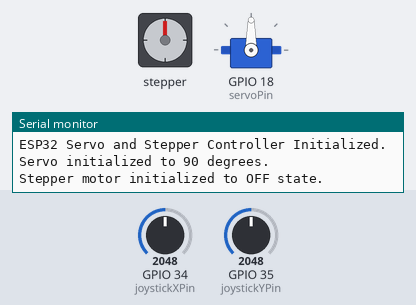
Bench run of a sketch on a simulated ESP32. Parts: stepper motor, servo, the last lines printed to the serial monitor. Wiring (inferred from the names in the program): stepper motor (2048 steps per turn assumed): coils GPIO 19, GPIO 21, GPIO 22, GPIO 23. Inputs (shaded band) come from the test bench; at power-on: GPIO 34 (joystickXPin) = 2048, GPIO 35 (joystickYPin) = 2048.

Above: at 1.2 s.
1.3 s: GPIO 34 (joystickXPin) set to 3486
2.8 s: GPIO 34 (joystickXPin) set to 3577
At 5.11 s:
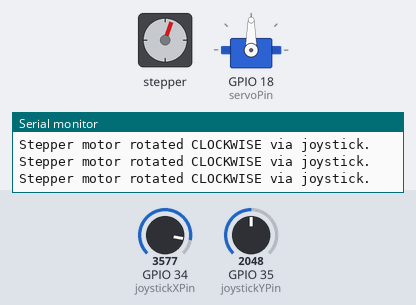
5.8 s: GPIO 35 (joystickYPin) set to 3491
At 7.61 s:
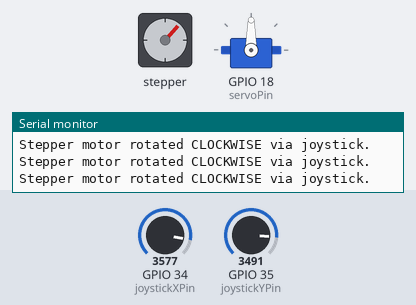
8.8 s: GPIO 35 (joystickYPin) set to 3609
At 10.91 s:
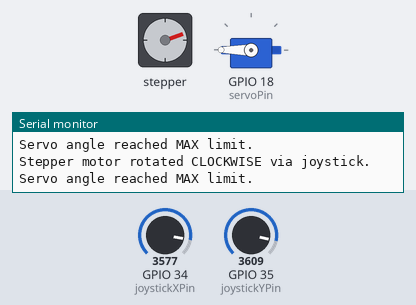
11.8 s: GPIO 34 (joystickXPin) set to 491
14.8 s: GPIO 35 (joystickYPin) set to 592
17.8 s: GPIO 35 (joystickYPin) set to 502
At 18.46 s:
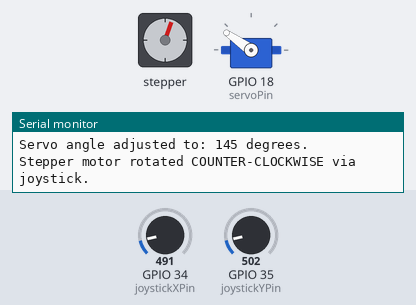
Timing chart, 0 to 24.7 s (numbered marks = the images above; inputs shaded):
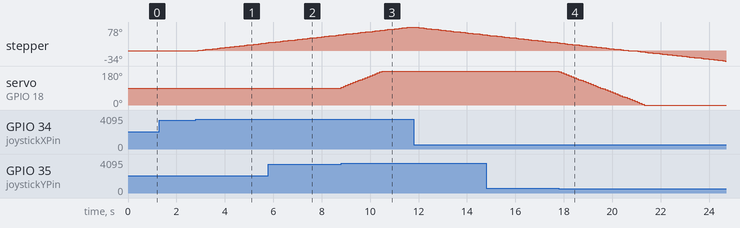

Measured:
- the behaviour switches between 3547 and 3548 on GPIO 34 (joystickXPin) (found by bisection; images 0 and 1)
- the behaviour switches between 3547 and 3548 on GPIO 35 (joystickYPin) (found by bisection; images 2 and 3)
- the behaviour switches between 547 and 546 on GPIO 35 (joystickYPin) (found by bisection; images 3 and 4)
- after the input at 1.3 s, every drawn part: stays the same
- after the input at 2.8 s, stepper: keeps turning clockwise at about 9°/s, starting after 0.11 s
- after the input at 8.8 s, servo on GPIO 18 (servoPin): moves from 90° to 180° over 1.7 s, starting at once
- after the input at 17.8 s, servo on GPIO 18 (servoPin): moves from 180° to 0° over 3.5 s, starting at once

The sketch:

servoControl.ino
```cpp
#include <Arduino.h>
#include <ESP32Servo.h> // ESP32 compatible Servo library

// -------------------- Configuration Parameters --------------------

// -------------------- Servo Configuration --------------------
const int servoPin = 18;               // GPIO pin connected to the servo signal pin
Servo myServo;
int servoCurrentAngle = 90;            // Current servo angle (initially set to 90 degrees)
const int servoMin = 0;                 // Minimum servo angle
const int servoMax = 180;               // Maximum servo angle

// -------------------- Stepper Configuration --------------------
const int stepperPin1 = 19;            // IN1 on ULN2003
const int stepperPin2 = 21;            // IN2 on ULN2003
const int stepperPin3 = 22;            // IN3 on ULN2003
const int stepperPin4 = 23;            // IN4 on ULN2003

const int stepsPerRevolution = 2048;    // Total steps per full revolution for 28BYJ-48

// Define the step sequence for ULN2003 (4-wire, unipolar stepper motor)
const int stepSequence[4][4] = {
  {HIGH, LOW, LOW, LOW},   // Step 1
  {LOW, HIGH, LOW, LOW},   // Step 2
  {LOW, LOW, HIGH, LOW},   // Step 3
  {LOW, LOW, LOW, HIGH}    // Step 4
};

int currentStep = 0;
const int stepDelay = 5;               // Delay between steps in milliseconds

// -------------------- Joystick Configuration --------------------
const int joystickXPin = 34;           // GPIO34 (ADC1_CH6) - Joystick X-axis
const int joystickYPin = 35;           // GPIO35 (ADC1_CH7) - Joystick Y-axis

const int joystickDeadzone = 1500;      // Deadzone threshold
const int adcMax = 4095;               // Maximum ADC value for ESP32 (12-bit ADC)
const int adcMid = adcMax / 2;         // Middle value

// Timing for stepper motor control via joystick
unsigned long lastStepperStepTime = 0;
const unsigned long stepperInterval = 100; // Interval between stepper steps in milliseconds

// Timing for servo control via joystick
const int servoAdjustmentDelay = 100;  // Minimum delay between servo adjustments in milliseconds
unsigned long lastServoAdjustTime = 0;

// -------------------- Setup Function --------------------
void setup() {
  // Initialize Serial Communication
  Serial.begin(115200);
  while (!Serial) {
    ; // Wait for serial port to connect (only needed for native USB)
  }
  Serial.println("ESP32 Servo and Stepper Controller Initialized.");

  // Initialize Servo
  myServo.attach(servoPin, 500, 2400);  // Attach servo with specified min and max pulse widths
  myServo.write(servoCurrentAngle);      // Set initial servo position
  Serial.print("Servo initialized to ");
  Serial.print(servoCurrentAngle);
  Serial.println(" degrees.");

  // Initialize Stepper Pins
  pinMode(stepperPin1, OUTPUT);
  pinMode(stepperPin2, OUTPUT);
  pinMode(stepperPin3, OUTPUT);
  pinMode(stepperPin4, OUTPUT);

  // Initialize stepper to off (all LOW)
  stepperOff();
  Serial.println("Stepper motor initialized to OFF state.");
}

// -------------------- Main Loop --------------------
void loop() {
  handleSerialCommands();
  handleJoystickInputs();
}

// -------------------- Function Definitions --------------------

// Function to handle serial commands 'a' and 'b' for servo control
void handleSerialCommands() {
  while (Serial.available() > 0) {
    char command = Serial.read();
    command = tolower(command); // Convert to lowercase for consistency
    Serial.print("Received serial command: ");
    Serial.println(command);

    switch (command) {
      case 'a': // Decrease servo angle by 1 degree
        adjustServoAngle(-1);
        break;
      case 'b': // Increase servo angle by 1 degree
        adjustServoAngle(1);
        break;
      default:
        Serial.println("Unknown serial command.");
        break;
    }
  }
}

// Function to handle joystick inputs for servo and stepper control
void handleJoystickInputs() {
  // Read analog values from joystick
  int joyX = analogRead(joystickXPin);
  int joyY = analogRead(joystickYPin);

  // Debugging: Print joystick values
  // Serial.print("Joystick X: "); Serial.print(joyX);
  // Serial.print(" | Joystick Y: "); Serial.println(joyY);

  // Handle Joystick Y-axis (Up/Down) for Servo Control
  if (abs(joyY - adcMid) > joystickDeadzone) {
    unsigned long currentTime = millis();
    if (currentTime - lastServoAdjustTime >= servoAdjustmentDelay) {
      if (joyY > adcMid + joystickDeadzone) {
        // Joystick pushed up - Increase servo angle
        adjustServoAngle(5);
      } else if (joyY < adcMid - joystickDeadzone) {
        // Joystick pushed down - Decrease servo angle
        adjustServoAngle(-5);
      }
      lastServoAdjustTime = currentTime;
    }
  }

  // Handle Joystick X-axis (Left/Right) for Stepper Control
  if (abs(joyX - adcMid) > joystickDeadzone) {
    unsigned long currentTime = millis();
    if (currentTime - lastStepperStepTime >= stepperInterval) {
      if (joyX > adcMid + joystickDeadzone) {
        // Joystick pushed right - Rotate stepper clockwise
        rotateStepper(5); // Rotate one step clockwise
        Serial.println("Stepper motor rotated CLOCKWISE via joystick.");
      } else if (joyX < adcMid - joystickDeadzone) {
        // Joystick pushed left - Rotate stepper counter-clockwise
        rotateStepper(-5); // Rotate one step counter-clockwise
        Serial.println("Stepper motor rotated COUNTER-CLOCKWISE via joystick.");
      }
      lastStepperStepTime = currentTime;
    }
  }
}

// Function to adjust the servo angle with limits
void adjustServoAngle(int delta) {
  int newAngle = servoCurrentAngle + delta;

  // Ensure the new angle is within the defined limits
  if (newAngle < servoMin) {
    newAngle = servoMin;
    Serial.println("Servo angle reached MIN limit.");
  } else if (newAngle > servoMax) {
    newAngle = servoMax;
    Serial.println("Servo angle reached MAX limit.");
  }

  // Update servo position if angle has changed
  if (newAngle != servoCurrentAngle) {
    servoCurrentAngle = newAngle;
    myServo.write(servoCurrentAngle);
    Serial.print("Servo angle adjusted to: ");
    Serial.print(servoCurrentAngle);
    Serial.println(" degrees.");
  }
}

// Function to rotate the stepper motor by a specified number of steps
// Positive steps for clockwise, negative for counter-clockwise
void rotateStepper(int steps) {
  if (steps == 0) return;

  int stepDirection = steps > 0 ? 1 : -1;
  steps = abs(steps);

  for (int i = 0; i < steps; i++) {
    stepMotor(stepDirection);
    delay(stepDelay);
  }

  // Turn off all coils after movement to prevent overheating
  stepperOff();
}

// Function to execute one step in the specified direction
void stepMotor(int direction) {
  // Update the current step based on direction
  currentStep += direction;
  if (currentStep >= 4) {
    currentStep = 0;
  }
  if (currentStep < 0) {
    currentStep = 3;
  }

  // Apply the step sequence to the stepper motor
  digitalWrite(stepperPin1, stepSequence[currentStep][0]);
  digitalWrite(stepperPin2, stepSequence[currentStep][1]);
  digitalWrite(stepperPin3, stepSequence[currentStep][2]);
  digitalWrite(stepperPin4, stepSequence[currentStep][3]);
}

// Function to turn off all stepper coils
void stepperOff() {
  digitalWrite(stepperPin1, LOW);
  digitalWrite(stepperPin2, LOW);
  digitalWrite(stepperPin3, LOW);
  digitalWrite(stepperPin4, LOW);
}
```
